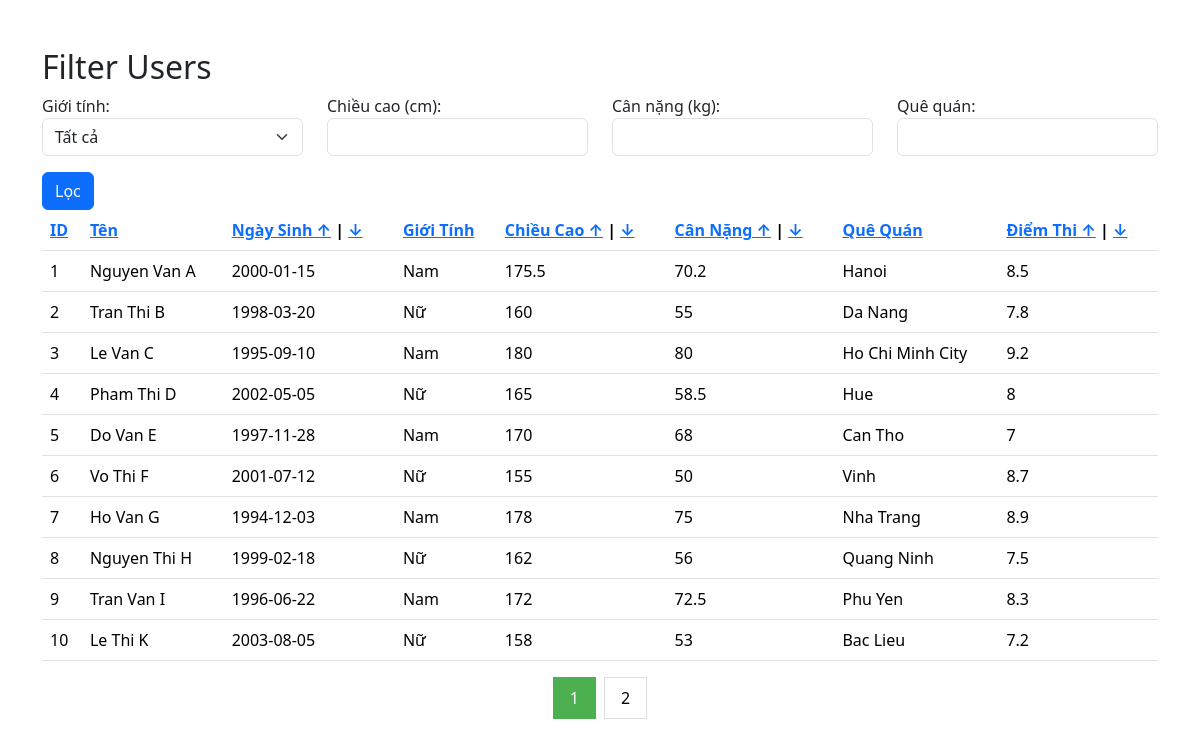
Page /filter.php on the committed database.
### tables this page shows
CREATE TABLE `userinformation` (
  `ID` int(11) NOT NULL,
  `Ten` varchar(255) NOT NULL,
  `NgaySinh` date DEFAULT NULL,
  `GioiTinh` enum('Nam','Nữ','Khác') DEFAULT NULL,
  `ChieuCao` float DEFAULT NULL,
  `CanNang` float DEFAULT NULL,
  `QueQuan` varchar(255) DEFAULT NULL,
  `DiemThi` float DEFAULT NULL
);

### filter.php (the view, shortened to what this page needs)
<!DOCTYPE html>
<html lang="en">
<head>
  <link rel="stylesheet" href="https://cdn.jsdelivr.net/npm/bootstrap@5.3.3/dist/css/bootstrap.min.css" />
</head>
<body>
  <div class="container my-5">
    <h2>Filter Users</h2>
    <form method="get" action="">
      <div class="row">
        <div class="col-md-3 mb-3">
          <label for="gender">Giới tính:</label>
          <select class="form-select" name="gender">
            <option value="">Tất cả</option>
          </select>
        </div>
        <div class="col-md-3 mb-3">
          <label for="height">Chiều cao (cm):</label>
          <input type="text" class="form-control" name="height">
        </div>
        <div class="col-md-3 mb-3">
          <label for="weight">Cân nặng (kg):</label>
          <input type="text" class="form-control" name="weight">
        </div>
        <div class="col-md-3 mb-3">
          <label for="city">Quê quán:</label>
          <input type="text" class="form-control" name="city">
        </div>
      </div>
      <div class="row">
        <div class="col-md-12">
          <button type="submit" class="btn btn-primary">Lọc</button>
        </div>
      </div>
    </form>
    <?php
    $servername = "localhost";
    $username = "root";
    $password = "";
    $database = "student";
    $connection = new mysqli($servername, $username, $password, $database);
    $where_clause = "";
    $limit = 10;
    $page = isset($_GET['page']) && is_numeric($_GET['page']) ? $_GET['page'] : 1;
    $offset = ($page - 1) * $limit;
    $sort_options = array('id', 'name', 'birthday', 'gender', 'height', 'weight', 'city', 'score');
    $sort = isset($_GET['sort']) && in_array($_GET['sort'], $sort_options) ? $_GET['sort'] : 'id';
    $sort_columns = array(
        'id' => 'ID',
        'name' => 'Ten',
        'birthday' => 'NgaySinh',
        'gender' => 'GioiTinh',
        'height' => 'ChieuCao',
        'weight' => 'CanNang',
        'city' => 'QueQuan',
        'score' => 'DiemThi'
    );
    $sort_column = $sort_columns[$sort];
    $order = isset($_GET['order']) && $_GET['order'] === 'desc' ? 'DESC' : 'ASC';
    $sql_count = "SELECT COUNT(*) AS total FROM userinformation WHERE 1=1 $where_clause";
    $result_count = $connection->query($sql_count);
    $row_count = $result_count->fetch_assoc();
    $total_records = $row_count['total'];
    $total_pages = ceil($total_records / $limit);
    $sql = "SELECT * FROM userinformation WHERE 1=1 $where_clause ORDER BY $sort_column $order LIMIT $limit OFFSET $offset";
    $result = $connection->query($sql);
    echo "<table class='table'>";
    echo "<thead>";
    echo "<tr>";
    echo "<th><a href='?sort=id'>ID</a></th>";
    echo "<th><a href='?sort=name'>Tên</a></th>";
    echo "<th><a href='?sort=birthday&order=asc'>Ngày Sinh ↑</a> | <a href='?sort=birthday&order=desc'>↓</a></th>";
    echo "<th><a href='?sort=gender'>Giới Tính</a></th>";
    echo "<th><a href='?sort=height&order=asc'>Chiều Cao ↑</a> | <a href='?sort=height&order=desc'>↓</a></th>";
    echo "<th><a href='?sort=weight&order=asc'>Cân Nặng ↑</a> | <a href='?sort=weight&order=desc'>↓</a></th>";
    echo "<th><a href='?sort=city'>Quê Quán</a></th>";
    echo "<th><a href='?sort=score&order=asc'>Điểm Thi ↑</a> | <a href='?sort=score&order=desc'>↓</a></th>";
    echo "</tr>";
    echo "</thead>";
    echo "<tbody>";
    while ($row = $result->fetch_assoc()) {
        echo "<tr>";
        echo "<td>" . $row['ID'] . "</td>";
        echo "<td>" . $row['Ten'] . "</td>";
        echo "<td>" . $row['NgaySinh'] . "</td>";
        echo "<td>" . $row['GioiTinh'] . "</td>";
        echo "<td>" . $row['ChieuCao'] . "</td>";
        echo "<td>" . $row['CanNang'] . "</td>";
        echo "<td>" . $row['QueQuan'] . "</td>";
        echo "<td>" . $row['DiemThi'] . "</td>";
        echo "</tr>";
    }
    echo "</tbody>";
    echo "</table>";
    echo "<div class='pagination'>";
    if ($total_pages > 1) {
        for ($i = 1; $i <= $total_pages; $i++) {
            echo "<a href='?page=$i";
            if (isset($_GET['sort'])) {
                echo "&sort=" . $_GET['sort'];
            }
            if (isset($_GET['order'])) {
                echo "&order=" . $_GET['order'];
            }
            echo "'";
            if ($page == $i) {
                echo " class='active'";
            }
            echo ">$i</a>";
        }
    }
    echo "</div>";
    ?>
  </div>
</body>
</html>

### filter.php (style rules this page uses)
.pagination { justify-content: center; }
.pagination a { color: black; float: left; padding: 8px 16px; text-decoration: none; transition: background-color .3s; border: 1px solid #ddd; margin: 0 4px; }
.pagination a.active { background-color: #4CAF50; color: white; border: 1px solid #4CAF50; }

### rows in the picture
userinformation: ID "1", Ten "Nguyen Van A", NgaySinh "2000-01-15", GioiTinh "Nam", ChieuCao "175.5", CanNang "70.2", QueQuan "Hanoi", DiemThi "8.5"
userinformation: ID "2", Ten "Tran Thi B", NgaySinh "1998-03-20", GioiTinh "Nữ", ChieuCao "160", CanNang "55", QueQuan "Da Nang", DiemThi "7.8"
userinformation: ID "3", Ten "Le Van C", NgaySinh "1995-09-10", GioiTinh "Nam", ChieuCao "180", CanNang "80", QueQuan "Ho Chi Minh City", DiemThi "9.2"
userinformation: ID "4", Ten "Pham Thi D", NgaySinh "2002-05-05", GioiTinh "Nữ", ChieuCao "165", CanNang "58.5", QueQuan "Hue", DiemThi "8"
userinformation: ID "5", Ten "Do Van E", NgaySinh "1997-11-28", GioiTinh "Nam", ChieuCao "170", CanNang "68", QueQuan "Can Tho", DiemThi "7"
userinformation: ID "6", Ten "Vo Thi F", NgaySinh "2001-07-12", GioiTinh "Nữ", ChieuCao "155", CanNang "50", QueQuan "Vinh", DiemThi "8.7"
userinformation: ID "7", Ten "Ho Van G", NgaySinh "1994-12-03", GioiTinh "Nam", ChieuCao "178", CanNang "75", QueQuan "Nha Trang", DiemThi "8.9"
userinformation: ID "8", Ten "Nguyen Thi H", NgaySinh "1999-02-18", GioiTinh "Nữ", ChieuCao "162", CanNang "56", QueQuan "Quang Ninh", DiemThi "7.5"
userinformation: ID "9", Ten "Tran Van I", NgaySinh "1996-06-22", GioiTinh "Nam", ChieuCao "172", CanNang "72.5", QueQuan "Phu Yen", DiemThi "8.3"
userinformation: ID "10", Ten "Le Thi K", NgaySinh "2003-08-05", GioiTinh "Nữ", ChieuCao "158", CanNang "53", QueQuan "Bac Lieu", DiemThi "7.2"
